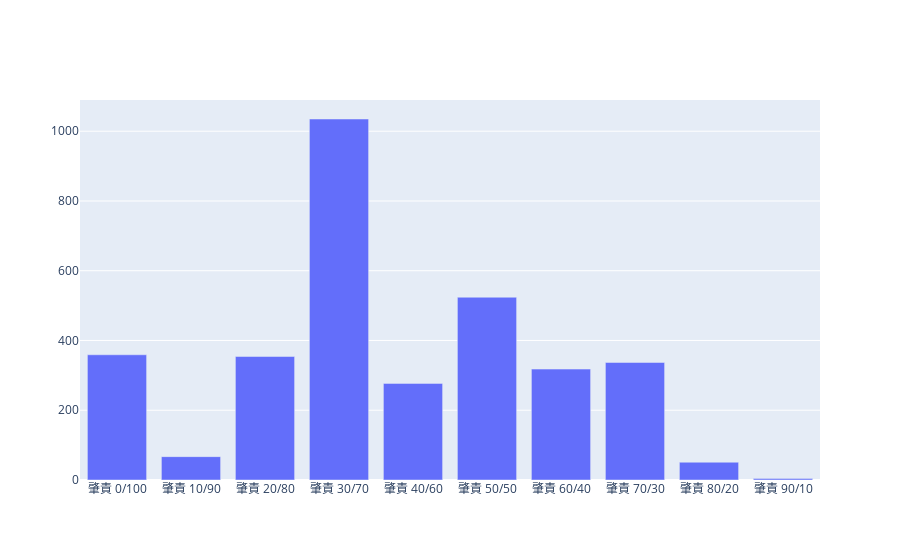

Source (notebook cell):
### Code cell
position = {}
for col in df.columns[54:64]:
    df_ = df[df[col] == 1]
    position[col] = len(df_)

print(position)

x = list(position.keys())
y = list(position.values())

fig = go.Figure()
fig.add_trace(go.Bar(x=x, y=y))

fig.show()

### Figure 1 — Plotly figure (JSON) as saved in the notebook; plotly's stock layout.template omitted (floating-point values rounded to 4 significant figures)
{"data": [{"type": "bar", "x": ["肇責 0/100", "肇責 10/90", "肇責 20/80", "肇責 30/70", "肇責 40/60", "肇責 50/50", "肇責 60/40", "肇責 70/30", "肇責 80/20", "肇責 90/10"], "y": [359, 67, 354, 1035, 277, 524, 318, 337, 51, 4]}], "layout": {"autosize": true, "xaxis": {"autorange": true, "range": [-0.5, 9.5], "type": "category"}, "yaxis": {"autorange": true, "range": [0, 1089.0], "type": "linear"}}}
